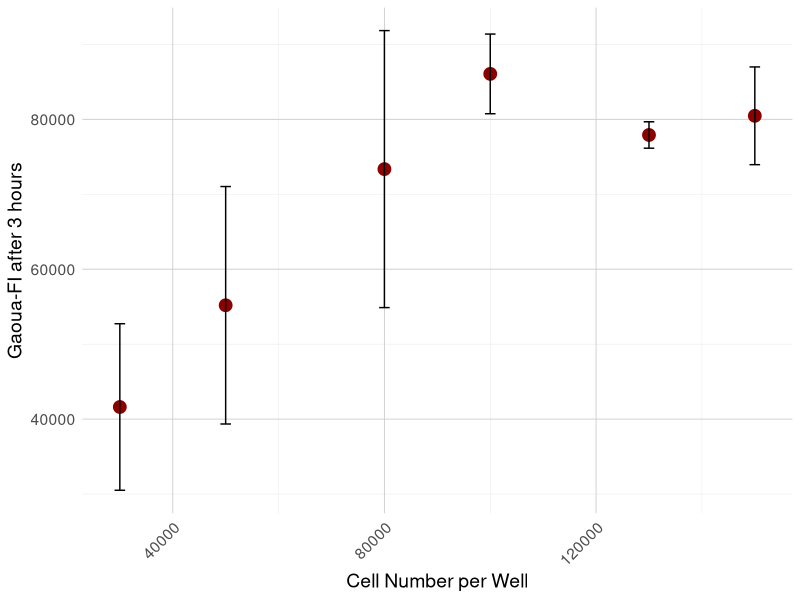

Source code (R):
# Pakete laden
library(readxl)
library(dplyr)
library(tidyr)
library(ggplot2)
library(patchwork)

number <- c(30000,	50000,	80000, 100000, 130000, 150000)
avgFI <- c(41615.25,	55188.25,	73358.5, 86063,	77911,	80468)
SD <- c(11110.44195,	15841.3638,	18481.00612, 5316.241279,	1762.513073,	6519.298301)

# Data Frame erstellen
df <- data.frame(
  number = number,
  avgFI = avgFI,
  SD = SD
)

# Plot
ggplot(df, aes(x = number, y = avgFI)) +
  geom_point(color = "darkred", size = 4) +
  geom_errorbar(aes(ymin = avgFI - SD, ymax = avgFI + SD),
                width = 2000, color = "black") +
  labs(
    x = "Cell Number per Well",
    y = "Gaoua-FI after 3 hours"
  ) +
  theme_minimal() +
  theme(
    text = element_text(size = 14),
    axis.text.x = element_text(angle = 45, hjust = 1),
    panel.grid.major = element_line(color = "gray80", linewidth = 0.3),
    panel.grid.minor = element_line(color = "gray90", linewidth = 0.15)
  )
